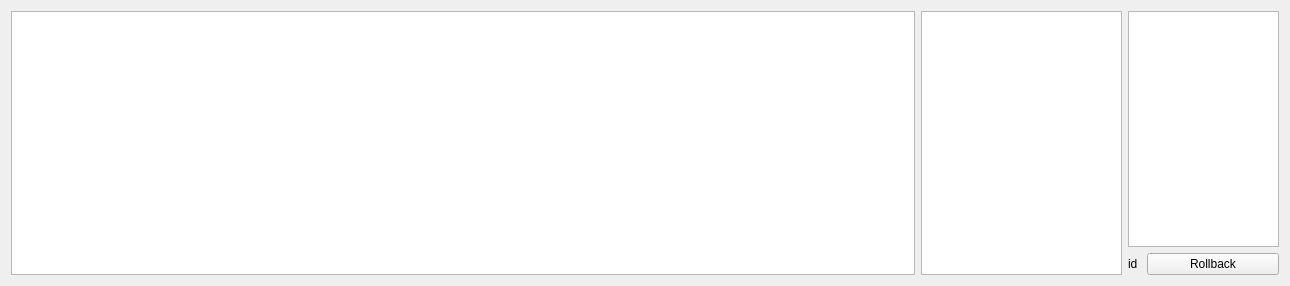
<?xml version="1.0" encoding="UTF-8"?>
<ui version="4.0">
 <class>new_window</class>
 <widget class="QWidget" name="new_window">
  <property name="geometry">
   <rect>
    <x>0</x>
    <y>0</y>
    <width>1290</width>
    <height>286</height>
   </rect>
  </property>
  <property name="windowTitle">
   <string>Новое окно</string>
  </property>
  <layout class="QGridLayout" name="gridLayout">
   <item row="0" column="0">
    <layout class="QHBoxLayout" name="horizontalLayout_2" stretch="18,4,3">
     <item>
      <widget class="GraphicsLayoutWidget" name="radarogram"/>
     </item>
     <item>
      <widget class="PlotWidget" name="signal"/>
     </item>
     <item>
      <layout class="QVBoxLayout" name="verticalLayout">
       <item>
        <widget class="QTextEdit" name="info"/>
       </item>
       <item>
        <layout class="QHBoxLayout" name="horizontalLayout" stretch="1,10">
         <item>
          <widget class="QLabel" name="label_id_nw_rad">
           <property name="text">
            <string>id</string>
           </property>
          </widget>
         </item>
         <item>
          <widget class="QPushButton" name="pushButton_rollback">
           <property name="text">
            <string>Rollback</string>
           </property>
          </widget>
         </item>
        </layout>
       </item>
      </layout>
     </item>
    </layout>
   </item>
  </layout>
 </widget>
 <customwidgets>
  <customwidget>
   <class>PlotWidget</class>
   <extends>QGraphicsView</extends>
   <header>pyqtgraph</header>
  </customwidget>
  <customwidget>
   <class>GraphicsLayoutWidget</class>
   <extends>QGraphicsView</extends>
   <header location="global">pyqtgraph</header>
  </customwidget>
 </customwidgets>
 <resources/>
 <connections/>
</ui>
